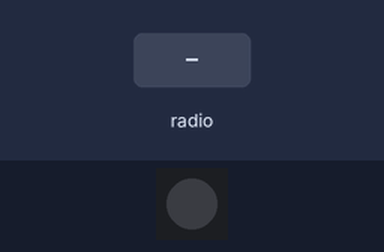
Bench run of a program on a simulated ESP32 board running MicroPython. On the bench: 1 RGB LEDs in strip order, left to right. Inputs (shaded band) come from the test bench. No radio messages arrive unless stated (any console line starting 'radio sent:' is added by the test bench); what the program prints to the serial console is not drawn.

Above: at 1.2 s.
1.3 s: radio message "pressed" arrives
At 1.35 s:
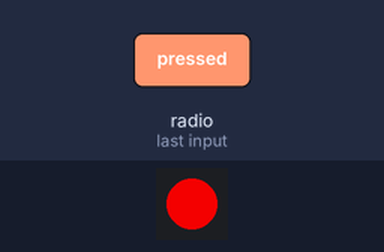
At 2.25 s:
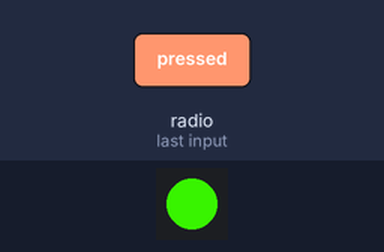
Timing chart, 0 to 10.3 s (numbered marks = the images above; inputs shaded):
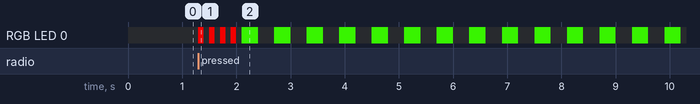

The program:

sender-example.py
```python
import esp32
import machine
import time
import espnow
import network
import neopixel

np = neopixel.NeoPixel(machine.Pin(7),1) #neopixel Pin
bat = machine.ADC(machine.Pin(3)) #Battery voltage pin

#Colour labels for the neopixel
green = (220, 0, 0)
yellow = (150, 220, 10)
orange = (50 , 220, 0)
red = (0, 220, 0)
blue = (0, 0, 220)
clear = (0,0,0)

def np_blink(colour, interval, nb): #neopixel blink function
  for i in range(nb):
    np[0] = colour
    np.write()
    time.sleep(interval)
    np[0] = clear
    np.write()
    time.sleep(interval)

def wifi_off():
  e.active(False)
  sta.active(False)

def gotosleep(): #Sleep routine that will prevent you if battery is low
  level = bat.read()
  if level > 2500:
    wifi_off()
    machine.deepsleep()
  else:
    wifi_off()
    np_blink(orange, 0.3, 20)
    machine.deepsleep()

# Turning on wifi for espnow
sta = network.WLAN(network.STA_IF)
sta.active(True)

# Registering peer(s)
e = espnow.ESPNow()
e.active(True)
peer = b'\x00\x00\x00\x00\x00\x00' # Put the reciever's mac address here
e.add_peer(peer)

# Sending message that button has been pressed
e.send(b'press')
host, msg = e.irecv(5000)

if msg:
  if msg == b'pressed':
    np_blink(green, 0.1, 4)
    gotosleep()
else:
  np_blink(yellow, 0.3, 5)
  v = 0
  while v < 3 and msg == None:
    e.send(b'press')
    host, msg = e.irecv(5000)
    np_blink(yellow, 0.3, 3)
    v = v+1
  if msg:
    np_blink(green, 0.1, 4)
    gotosleep()
  else:
    np_blink(red, 0.3, 5)
    print('timeout error!!!!')
    gotosleep()
```
